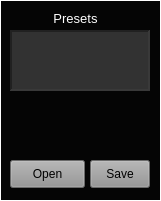
  <widget class="CustomFrame" name="frame_MSOsynth_Presetes">
   <property name="geometry">
    <rect>
     <x>240</x>
     <y>5</y>
     <width>161</width>
     <height>201</height>
    </rect>
   </property>
   <property name="styleSheet">
    <string notr="true">color: rgb(255, 255, 255);
background-color: rgb(5, 5, 5);</string>
   </property>
   <property name="frameShape">
    <enum>QFrame::Panel</enum>
   </property>
   <property name="frameShadow">
    <enum>QFrame::Plain</enum>
   </property>
   <property name="midLineWidth">
    <number>1</number>
   </property>
   <widget class="CustomButton" name="pushButton_MSOsynth_PresetSave">
    <property name="geometry">
     <rect>
      <x>90</x>
      <y>160</y>
      <width>60</width>
      <height>28</height>
     </rect>
    </property>
    <property name="styleSheet">
     <string notr="true">background-color: rgb(148, 148, 148);
color: rgb(0, 0, 0);</string>
    </property>
    <property name="text">
     <string>Save</string>
    </property>
   </widget>
   <widget class="CustomButton" name="pushButton_MSOsynth_PresetOpen">
    <property name="geometry">
     <rect>
      <x>10</x>
      <y>160</y>
      <width>75</width>
      <height>28</height>
     </rect>
    </property>
    <property name="styleSheet">
     <string notr="true">background-color: rgb(148, 148, 148);
color: rgb(0, 0, 0);</string>
    </property>
    <property name="text">
     <string>Open</string>
    </property>
   </widget>
   <widget class="QTextEdit" name="textEdit_MSOsynth_PresetText">
    <property name="geometry">
     <rect>
      <x>10</x>
      <y>30</y>
      <width>140</width>
      <height>61</height>
     </rect>
    </property>
    <property name="focusPolicy">
     <enum>Qt::NoFocus</enum>
    </property>
    <property name="styleSheet">
     <string notr="true">background-color: rgb(50,50,50);</string>
    </property>
    <property name="frameShape">
     <enum>QFrame::Panel</enum>
    </property>
    <property name="lineWidth">
     <number>2</number>
    </property>
    <property name="midLineWidth">
     <number>2</number>
    </property>
    <property name="readOnly">
     <bool>true</bool>
    </property>
   </widget>
   <widget class="QLabel" name="label_7">
    <property name="geometry">
     <rect>
      <x>30</x>
      <y>10</y>
      <width>91</width>
      <height>16</height>
     </rect>
    </property>
    <property name="font">
     <font>
      <pointsize>10</pointsize>
     </font>
    </property>
    <property name="styleSheet">
     <string notr="true">color: rgb(255, 255, 255);</string>
    </property>
    <property name="text">
     <string>Presets</string>
    </property>
    <property name="alignment">
     <set>Qt::AlignCenter</set>
    </property>
   </widget>
  </widget>
